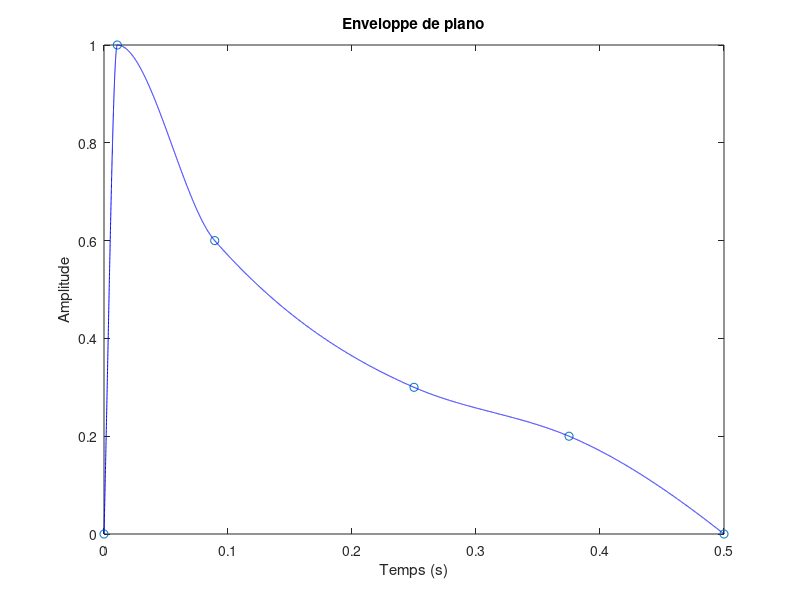

Here is the MATLAB script that generated this plot:
%===============================================
%Sert a tracer le graphique de l'enveloppe
%===============================================

T=0.5;
Fe=44000;
dt = 1/Fe;
t = 0:dt:T-dt;
n = length(t);


% x = [0,0.05,0.1,0.5,0.92,1.2,1.5]; 
% v = [0,1,0.8,0.3,0.08,0.025,0];
v= [0,1,0.6,0.3,0.2,0];
x=[0,0.03,0.25,0.7,1.05,1.4]*T/1.4;
Enveloppe = interp1(x,v,t,'pchip');
plot(x,v,'o',t,Enveloppe,'b');
ylim([0 1])
xlabel('Temps (s)')
ylabel('Amplitude')
title("Enveloppe de piano")
